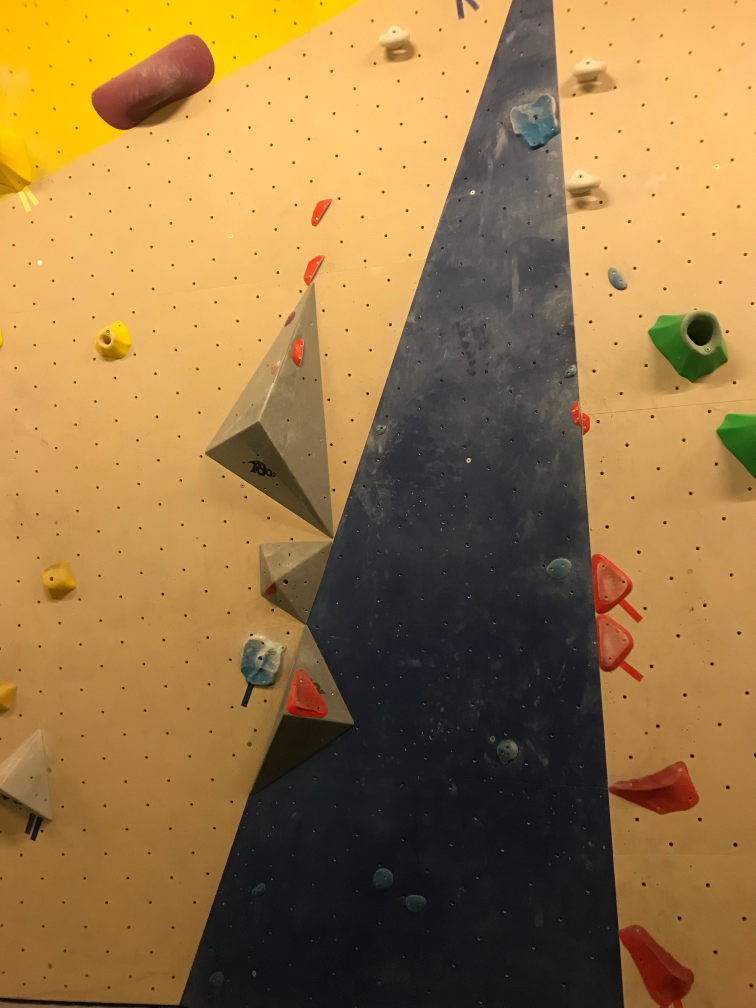
#> input picture Images/IMG_6243.jpg, 1512 x 2016 px, found by its file name (shown at 1/2 size)
$ python Test-all.py
#> lines starting #> are read from the running program, lines starting #| are printed output that depends on the picture; after the words box and inside, x2 and y2 are one past the last pixel; in counts of white or black regions, pixels touching at a corner belong together; long printed decimals are rounded
import cv2

import numpy as np

lien = "C:\\Users\\Lucas\\Documents\\Informatique\\Python\\Projet mur d'escalade\\Images\\IMG_6243.jpg"
img = cv2.imread(lien)
#> img is the input picture: shape (2016, 1512, 3); mean B, G, R 68.9, 118.5, 152.2


rholist = []
thlist = []
ilist = []
listerho = []
listxt = []
tlist = []
xlist = []
listl = []
listx1 = []
listx11 = []
listx2 = []
lmask = []
test = True
cpt = 0
# [9 lines of commented-out code are left out]
r = img.copy()
# set green and red channels to 0
r[:, :, 1] = 0
r[:, :, 2] = 0
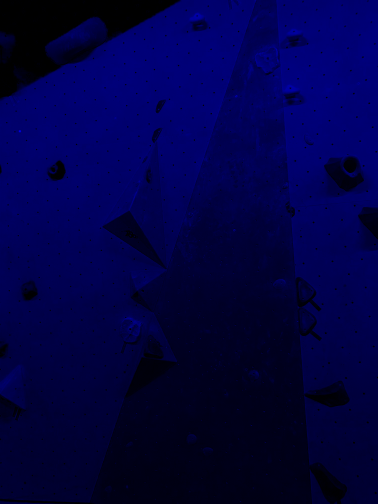
#> r: shape (2016, 1512, 3) (shown at 1/4 size); mean B, G, R 68.9, 0, 0

##VERT##
#r = img.copy()
## set blue and red channels to 0
#r[:, :, 0] = 0
#r[:, :, 2] = 0

ret, thresh = cv2.threshold(r,127,255,cv2.THRESH_TRUNC)

img2 = thresh.copy()

edges = cv2.Canny(img2,50,150, apertureSize = 3)
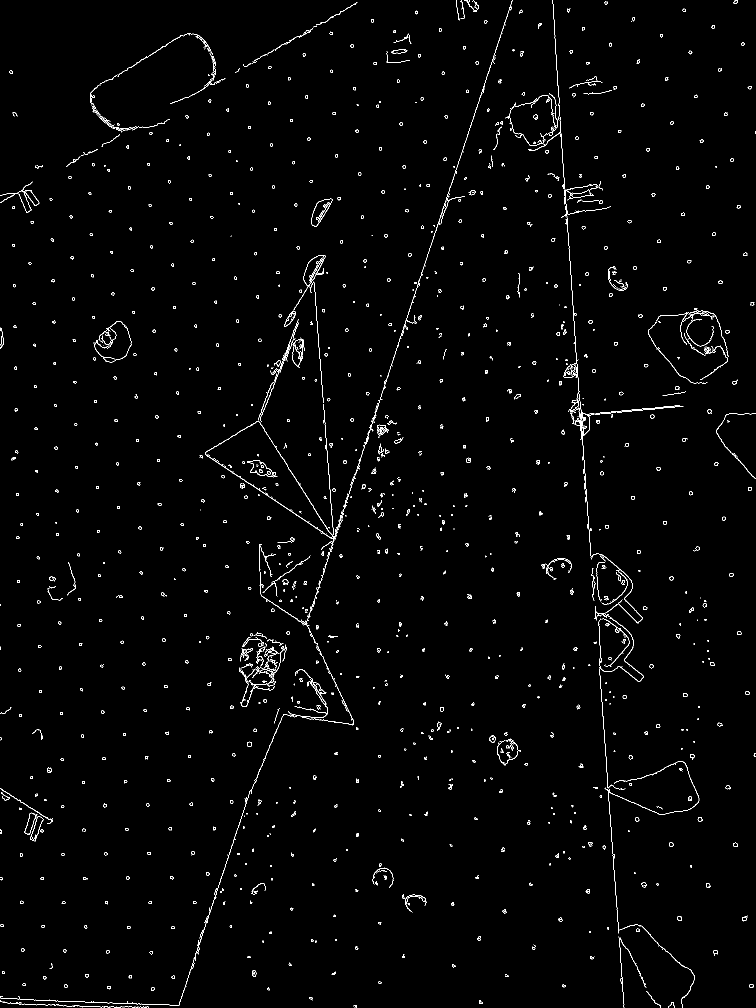
#> edges: shape (2016, 1512) (shown at 1/2 size); 1.4% white in thin lines or dots
lines = cv2.HoughLines(edges, 1, np.pi/180, 200)
#> lines = [[-1100, 3.07], [-1103, 3.07], [969, 0.314], [973, 0.314], [522, 2.16], [6, 2.58], [-1081, 3.05], [786, 0.367]]
for i in range(len(lines)):
    for rho,theta in lines[i]:
        thlist.append(theta)
        rholist.append(rho)
        a = np.cos(theta)
        b = np.sin(theta)
        x0 = a*rho
        y0 = b*rho
        x1 = int(x0 + 4000*(-b))
        y1 = int(y0 + 4000*(a))
        x2 = int(x0 - 4000*(-b))
        y2 = int(y0 - 4000*(a))

        x3 = int(x0 + 4000*(-b)+100)
        y3 = int(y0 + 4000*(a)+100)
        x4 = int(x0 - 4000*(-b)+100)
        y4 = int(y0 - 4000*(a)+100)

        x5 = int(x0 + 4000*(-b)-100)
        y5 = int(y0 + 4000*(a)-100)
        x6 = int(x0 - 4000*(-b)-100)
        y6 = int(y0 - 4000*(a)-100)

        listx11.append((x1,y1,x2,y2))

        test = True
        testx = True
        cv2.line(img, (x1,y1),(x2,y2),(0,0,255),2)

        if i == 0:
            print(i,' x1= ', x1,' y1= ',y1,' x2= ',x2,' y2= ',y2,'theta = ',theta)
            tlist.append(theta)
            listerho.append(rho)
            cv2.line(img, (x1,y1),(x2,y2),(0,0,255),2)
            listx1.append((x1,y1,x2,y2))
            listx2.append((x2,y2))
        else :

            for j in tlist:

                if theta in tlist or (theta >= j-0.05 and theta <= j+0.05):
                    test= False

            for k in xlist:

                if (x1 >= k+10 and x1 <= k-10):
                    testx = False

             ###TEST Pour Angle###
            if (theta not in tlist and test == True) and (x1 not in xlist and testx == True) :
                xlist.append(x1)
                tlist.append(theta)
                ilist.append(i)
                listerho.append(rho)
                cv2.line(img, (x1,y1),(x2,y2),(0,0,255),2)
                cv2.line(img, (x1,y1),(x2,y2),(0,0,255),2)
                listx1.append((x1,y1,x2,y2))
                listx2.append((x2,y2))
#> this loop made 8 passes
#| 0  x1=  818  y1=  -4066  x2=  1376  y2=  3913 theta =  3.072
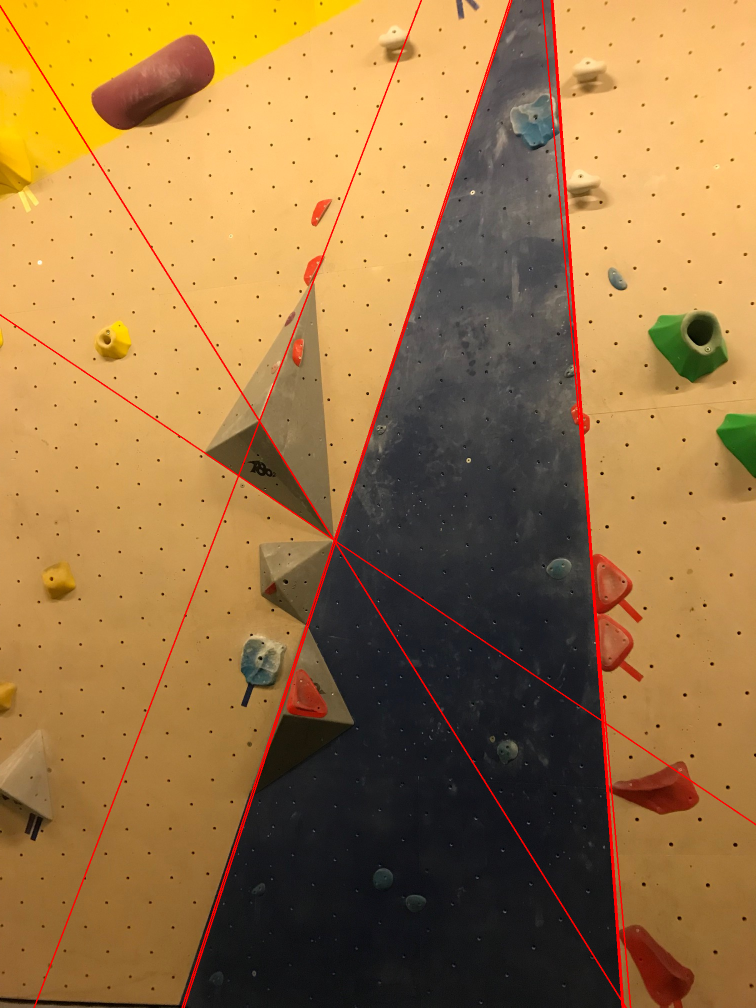
#> img: shape (2016, 1512, 3) (shown at 1/2 size); 1.6% of pixels changed, all inside (x1, y1, x2, y2) = (0, 0, 1512, 2016)
#> after the loop, ilist = [2, 4, 5, 7]; listerho = [-1100, 969, 522, 6, 786]; listx1 = [(818, -4066, 1376, 3913), (-314, 4103, 2157, -3504), (-3608, -1804, 3024, 2669), (-2124, -3389, 2114, 3395), (-699, 4015, 2167, -3452)]; listx11 = [(818, -4066, 1376, 3913), (821, -4067, 1379, 3913), (-314, 4103, 2157, -3504), (-310, 4104, 2161, -3503), (-3608, -1804, 3024, 2669), (-2124, -3389, 2114, 3395), (728, -4078, 1425, 3890), (-699, 4015, 2167, -3452)]; listx2 = [(1376, 3913), (2157, -3504), (3024, 2669), (2114, 3395), (2167, -3452)]; rholist = [-1100, -1103, 969, 973, 522, 6, -1081, 786]; thlist = [3.07, 3.07, 0.314, 0.314, 2.16, 2.58, 3.05, 0.367]; tlist = [3.07, 0.314, 2.16, 2.58, 0.367]; xlist = [-314, -3608, -2124, -699]

for i in range(len(lines)):
    if i in ilist:
        theta = thlist[i]
        rho = rholist[i]
        a = np.cos(theta)
        b = np.sin(theta)
        x0 = a*rho
        y0 = b*rho
        x1 = listx11[i][0]
        y1 = listx11[i][1]
        x2 = listx11[i][2]
        y2 = listx11[i][3]

        x3 = int(x0 + 4000*(-b)+100)
        y3 = int(y0 + 4000*(a)+100)
        x4 = int(x0 - 4000*(-b)+100)
        y4 = int(y0 - 4000*(a)+100)

        x5 = int(x0 + 4000*(-b)-100)
        y5 = int(y0 + 4000*(a)-100)
        x6 = int(x0 - 4000*(-b)-100)
        y6 = int(y0 - 4000*(a)-100)

        cv2.line(img, (x1,y1),(x2,y2),(0,0,255),2)
        print(i,' x1= ', x1,' y1= ',y1,' x2= ',x2,' y2= ',y2,'theta = ',theta,'rho = ',rho)

        ###TEST Pour Couleur###
        liste= []
        tst = int((x3+x4)/2)
        tst2 = int((y3+y4)/2)
        tst3 = int((x5+x6)/2)
        tst4 = int((y5+y6)/2)
        cv2.line(img,(tst,tst2),(tst3,tst4),(255,255,255),2)
        cpt += 1
        test3 = True

        for s in range(0,3):
            if (img[tst,tst2][s]+30 >= img[tst3,tst4][s]) and (img[tst,tst2][s]-30 <= img[tst3,tst4][s]):
                print('ligne n°',cpt,' oui ',img[tst,tst2][s],'  ',img[tst3,tst4][s])
                liste.append(test3)
                test3-=1
            else:
                test3 = False
                print('ligne n°',cpt,' non ',img[tst,tst2][s],'  ',img[tst3,tst4][s])
                liste.append(test3)

        if test3==False:
            listxt.append((x1,y1,x2,y2))
#> this loop made 8 passes
#> (theta, rho, a, b, x0, y0, x1, y1) on passes 3, 5, 6, 8: (0.314, 969, 0.951, 0.309, 921.6, 299.4, -314, 4103), (2.16, 522, -0.559, 0.829, -291.9, 432.8, -3608, -1804), (2.58, 6, -0.848, 0.53, -5.09, 3.18, -2124, -3389), (0.367, 786, 0.934, 0.358, 733.8, 281.7, -699, 4015)
#> (printed output is left out)
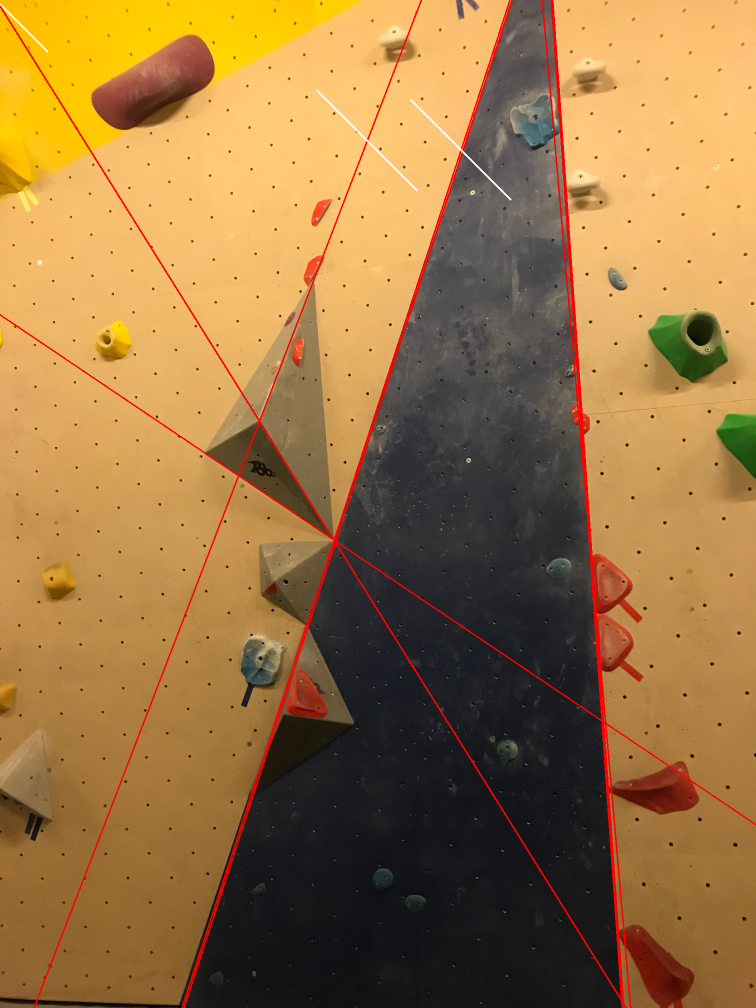
#> img: shape (2016, 1512, 3) (shown at 1/2 size); 0.08% of pixels changed, all inside (x1, y1, x2, y2) = (0, 6, 1023, 401)
#> after the loop, cpt = 4; listxt = [(-3608, -1804, 3024, 2669), (-2124, -3389, 2114, 3395)]

cv2.namedWindow('line',cv2.WINDOW_NORMAL)
clr = 130
for t in listxt:
    clr += 15
    print('couleur : ',clr)
    mask = np.zeros((img.shape[0],img.shape[1]), np.uint8)
    pts = np.array([[0,0],[t[0],t[1]],[t[2],t[3]],[t[2],0]])
    _=cv2.drawContours(mask, np.int32([pts]),0, clr, -1)
    lmask.append(mask)
#> this loop made 2 passes
#> (clr, pts) on passes 1 to 2: (145, [[0, 0], [-3608, -1804], [3024, 2669], [3024, 0]]), (160, [[0, 0], [-2124, -3389], [2114, 3395], [2114, 0]])
#> (printed output is left out)
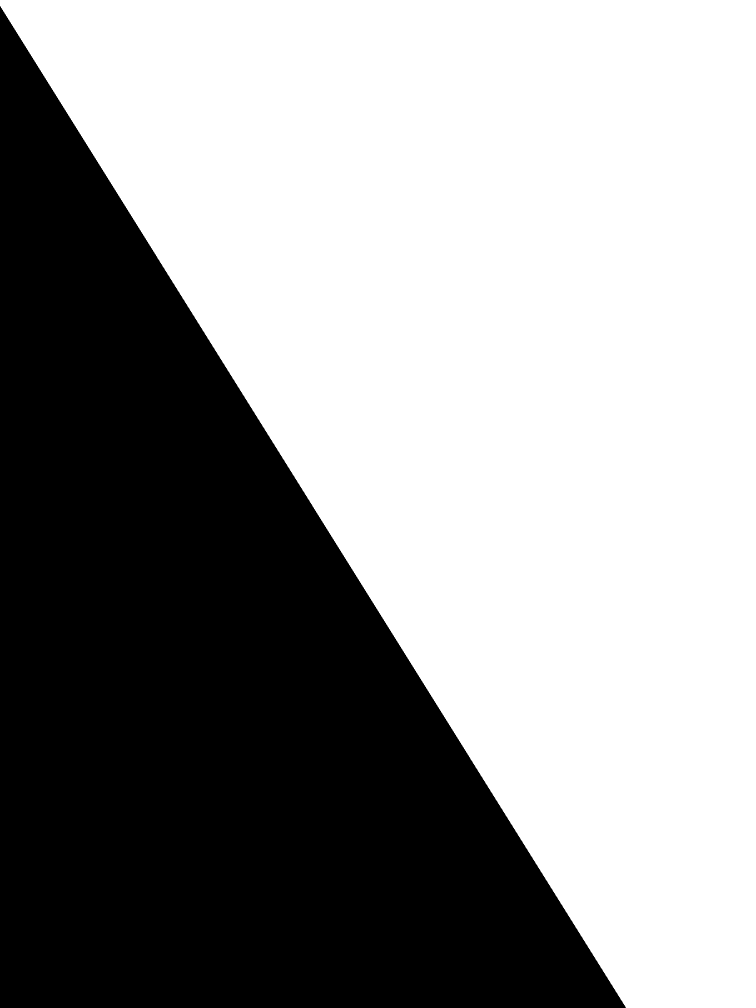
#> mask: shape (2016, 1512) (shown at 1/2 size); values 0 (black) and 160 (white), 58.8% white; 1 black region, box (x1, y1, x2, y2) and area: (0, 12, 1252, 2016) 1255130
#> after the loop, clr = 160; lmask = 2 items

cv2.imshow('line',mask)

cv2.waitKey(0)
cv2.destroyAllWindows()


dts = lmask[0]
#> dts: shape (2016, 1512); values 0 (black) and 145 (white), 56.5% white; 1 black region, box (x1, y1, x2, y2) and area: (0, 630, 1512, 2016) 1324512
dst = dts
alpha = 0.5
beta = (1.0 - alpha)
for t in range(1,len(lmask)):

    dst = cv2.addWeighted(dts, alpha, lmask[t], beta, 0.0)
    dts = dst
#> this loop made 1 pass


dst = cv2.bitwise_and(img, img, mask=lmask[0])
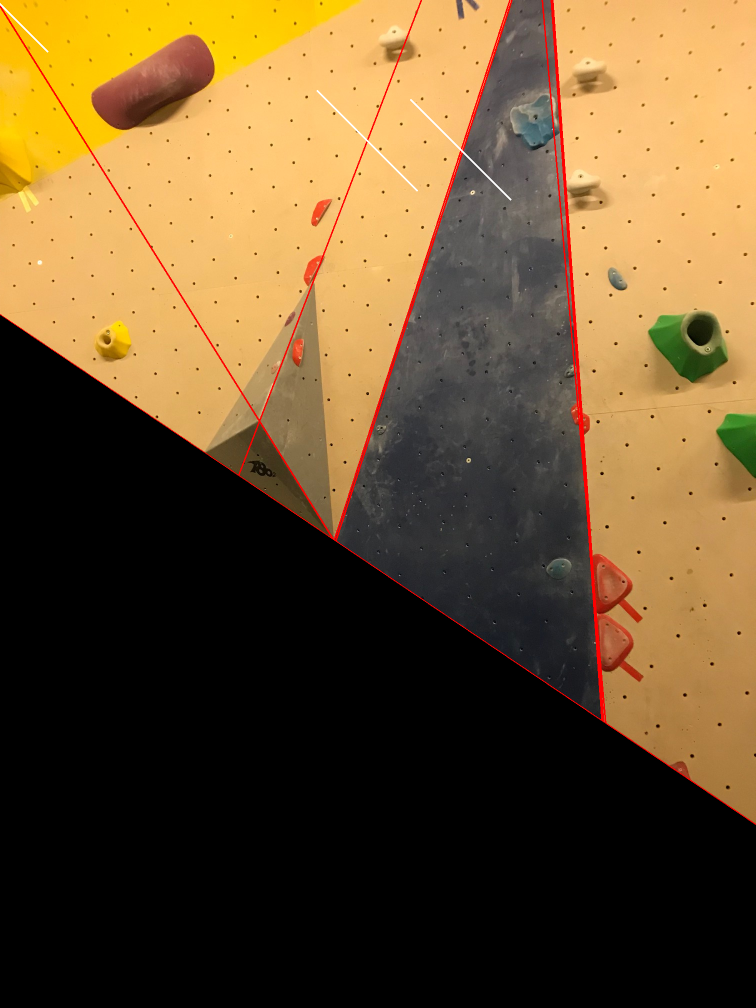
#> dst: shape (2016, 1512, 3) (shown at 1/2 size); mean B, G, R 47.1, 81.9, 106.2

#masked_data = cv2.bitwise_and(img, img, mask=img2)


print("listl = ", listl)
print('tlist= ', tlist)
#| tlist=  [3.072, 0.3142, 2.164, 2.583, 0.3665]
cv2.namedWindow('t',cv2.WINDOW_NORMAL)
cv2.imshow('t',img)
cv2.namedWindow('line',cv2.WINDOW_NORMAL)
cv2.imshow('line',dst)

masque = "C:\\Users\\Lucas\\Documents\\Informatique\\Python\\Projet mur d'escalade\\Images\\Img_Mask_6243.jpg"

cv2.imwrite(masque, dst)


cv2.waitKey(0)
cv2.destroyAllWindows()
